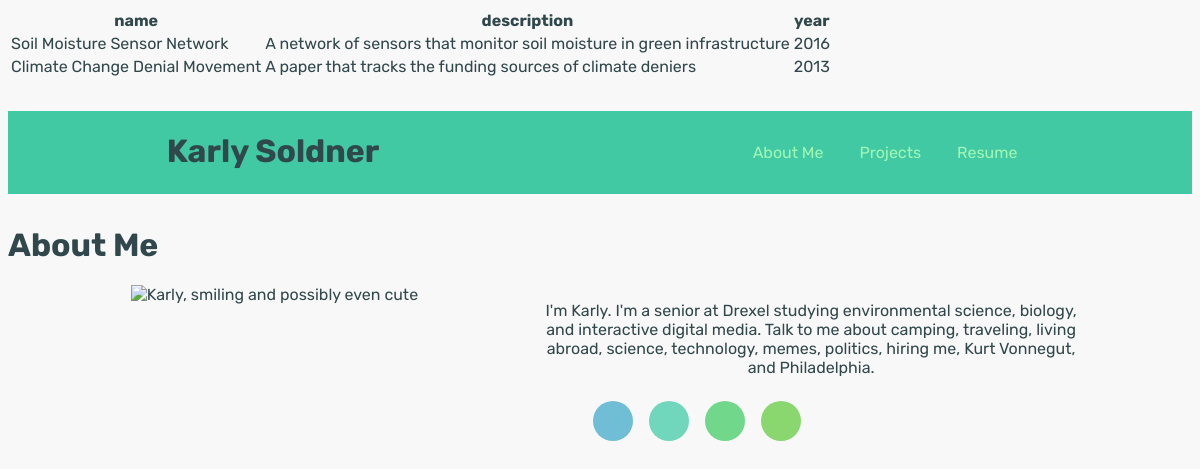
The page / on the database its author committed.
### tables this page shows
CREATE TABLE `projects` (
  `id` int(11) NOT NULL,
  `type` varchar(30) NOT NULL,
  `year` int(4) NOT NULL,
  `name` varchar(50) NOT NULL,
  `description` varchar(1800) NOT NULL,
  `image` varchar(30) NOT NULL,
  `link` varchar(500) NOT NULL
);

### untitled.php (the view, shortened to what this page needs)
<?php
  $dbhost = "localhost";
  $dbuser = "root";
  $dbpass = "root";
  $dbname = "Projects";
  $connection = mysqli_connect($dbhost, $dbuser, $dbpass, $dbname);
  $query = "SELECT * FROM projects WHERE type = 'science'";
  $result = mysqli_query($connection, $query);
?>
<!DOCTYPE html>
<html lang="en">
<head>
</head>
<body>
  <?php
    echo "<table>
<tr>
<th>name</th>
<th>description</th>
<th>year</th>
</tr>";
while($row = mysqli_fetch_array($result)) {
    echo "<tr>";
    echo "<td>" . $row['name'] . "</td>";
    echo "<td>" . $row['description'] . "</td>";
    echo "<td>" . $row['year'] . "</td>";
    echo "</tr>";
}
echo "</table>";
  ?>
</body>
</html>

### index.php (shortened to what this page needs)
<!DOCTYPE html>
<html lang="en">
<head>
    <link rel="stylesheet" href="stylesheet.css">
    <link rel="stylesheet" type="text/css" href="//weloveiconfonts.com/api/?family=brandico">
</head>
<body>
<?php include 'untitled.php';?>
    <div class="wrapper">
        <header>
            <div class="flex-parent">
                <div class="flex-child">
                    <h1>Karly Soldner</h1>
                </div>
                <div class="flex-child">
                    <nav>
                        <ul>
                            <li><a href="index.html">About Me</a></li>
                            <li><a href="projects.html">Projects</a></li>
                            <li><a href="resume.html">Resume</a></li>
                        </ul>
                    </nav>
                </div>
            </div>
        </header>
    </div>
    <h1> About Me </h1>
    <div class="col-6">
        <img src="karly.png" alt="Karly, smiling and possibly even cute" style="max-height: 35rem">
    </div>
    <div class="col-6">
        <p>I'm Karly. I'm a senior at Drexel studying environmental science, biology, and interactive digital media. Talk to me about camping, traveling, living abroad, science, technology, memes, politics, hiring me, Kurt Vonnegut, and Philadelphia.</p>
        <ul style="list-style-type: none">
            <li class=" social-button no-hover" style="float: left;">
                <a href="https://www.linkedin.com/in/karlysoldner" target="_blank" class="brandico-linkedin"></a>
            </li>
            <li class=" social-button no-hover" style="float: left;">
                <a href="https://www.instagram.com/karlymoon999/" target="_blank" class="brandico-instagram"></a>
            </li>
            <li class=" social-button no-hover" style="float: left;">
                <a href="https://twitter.com/karlysoldner" target="_blank" class="brandico-twitter-bird"></a>
            </li>
            <li class=" social-button no-hover" style="float: left;">
                <a href="https://www.facebook.com/karly.soldner" target="_blank" class="brandico-facebook"></a>
            </li>
        </ul>
    </div>
</body>
</html>

### stylesheet.css (style rules this page uses)
* { box-sizing: border-box; }
ul { list-style-type: none; }
[class*="brandico-"]:before { font-family: 'brandico', sans-serif; }
li.social-button a.brandico-twitter-bird { font-family: brandico; background-color: #71D78A; width: 40px; height: 40px; display: block; border-radius: 50px; text-decoration: none; font-size: 20px; line-height: 40px; color: white; text-align: center; margin: .5rem; }
li.social-button a.brandico-facebook { font-family: brandico; background-color: #8AD770; width: 40px; height: 40px; display: block; border-radius: 50px; text-decoration: none; font-size: 20px; line-height: 40px; color: white; text-align: center; margin: .5rem; }
li.social-button a.brandico-instagram { font-family: brandico; background-color: #70D7BD; width: 40px; height: 40px; display: block; border-radius: 50px; text-decoration: none; font-size: 20px; line-height: 40px; color: white; text-align: center; margin: .5rem; }
li.social-button a.brandico-linkedin { font-family: brandico; background-color: #70BDD6; width: 40px; height: 40px; display: block; border-radius: 50px; text-decoration: none; font-size: 20px; line-height: 40px; color: white; text-align: center; margin: .5rem; }
img { max-width: 100%; height: auto; }
html { font-size: 100%; }
body { font-family: 'Rubik', sans-serif; color: #30474C; background-color: #f8f8f8; }
[class*="col-"] { width: 90%; float: center; text-align: center; }
@media screen and (min-width: 600px) { [class*="col-"] { width: 45%; display: inline-block; vertical-align: top; } }
a { color:#A3F7B5 ; }
.wrapper { margin: 2rem auto; }
header { background-color: #40c9a2; }
header .flex-parent { display: flex; flex-direction: column; }
@media screen and (min-width: 50rem) { header .flex-parent { flex-direction: row; justify-content: space-around; } }
header .flex-child { margin-left: 1.5rem; margin-right: 1.5rem; }
@media screen and (min-width: 50rem) { header .flex-child nav ul li { display: inline; } }
header .flex-child nav ul li a { display: block; text-align: center; text-decoration: none; padding: .2rem; }
@media screen and (min-width: 50rem) { header .flex-child nav ul li a { display: inline-block; padding: 1rem; } }

### rows shown on the page
projects: name "Soil Moisture Sensor Network", description "A network of sensors that monitor soil moisture in green infrastructure", year "2016"
projects: name "Climate Change Denial Movement", description "A paper that tracks the funding sources of climate deniers", year "2013"
